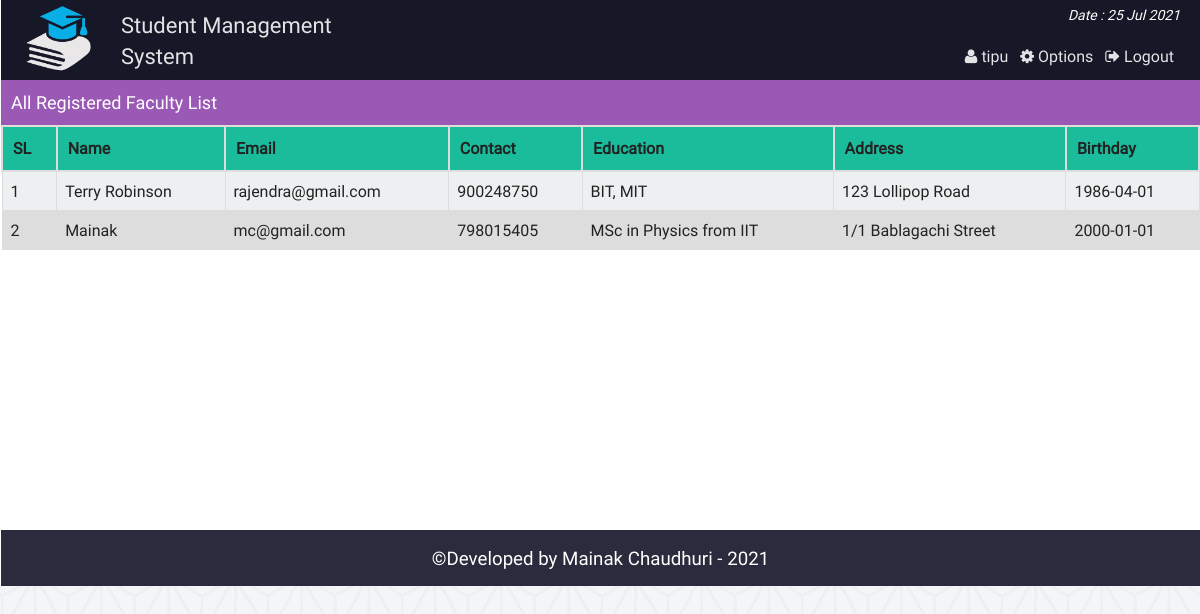
/admin_all_faculty.php (signed in), run on the app's committed database.
### tables this page shows
CREATE TABLE `faculty` (
  `id` int(11) NOT NULL,
  `username` varchar(15) NOT NULL,
  `password` varchar(50) NOT NULL,
  `name` varchar(30) NOT NULL,
  `email` varchar(100) NOT NULL,
  `birthday` date DEFAULT NULL,
  `gender` varchar(10) NOT NULL,
  `education` varchar(100) DEFAULT NULL,
  `contact` int(100) DEFAULT NULL,
  `address` varchar(255) DEFAULT NULL
);

### php/functions.php (called while the page is built, shortened)
<?php
class login_registration_class{
	public function get_faculty(){
		global $conn;
		$sql = "select * from faculty order by id ASC";
		$result = $conn->query($sql);
		return $result;
	}
};
?>

### admin_all_faculty.php (the view, shortened to what this page needs)
<?php
	require "php/config.php";
	require_once "php/functions.php";
	$user = new login_registration_class();
?>
<?php
include "php/headertop_admin.php";
?>
<div class="all_student">
	<div class="search_st">
		<div class="hdinfo"><h3>All Registered Faculty List</h3></div>
	</div>
		<table class="tab_one">
			<tr>
				<th>SL</th>
				<th>Name</th>
				<th>Email</th>
				<th>Contact</th>
				<th>Education</th>
				<th>Address</th>
				<th>Birthday</th>
			</tr>
			<?php
			$i=0;
				$alluser =$user->get_faculty();
				while($rows = $alluser->fetch_assoc()){
				$i++;
			?>
			<tr>
				<td><?php echo $i; ?></td>
				<td><?php echo $rows['name'];?></td>
				<td><?php echo $rows['email'];?></td>
				<td><?php echo $rows['contact'];?></td>
				<td><?php echo $rows['education'];?></td>
				<td><?php echo $rows['address'];?></td>
				<td><?php echo $rows['birthday'];?></td>
			</tr>
			<?php } ?>
		</table>
</div>
<?php include "php/footerbottom.php";?>

### css/main.css (style rules this page uses)
html { color: #222; font-size: 1em; line-height: 1.4; }
body { font-family:roboto !important; background:url(../img/ptrn.png) repeat fixed; }
.st_reg th, td { padding: 8px; }
table.tab_one { width:100%; }
table.tab_one th { background:#1abc9c; padding:10px; font-weight:bold; text-align:left; }
table.tab_one td { border:1px solid #ddd; padding:8px; }
table.tab_one tr:nth-child(odd) { background:#ddd; }
table.tab_one tr:nth-child(even) { background:#ecf0f1; }
.all_student { min-height:450px; }
.search_st { background:#9b59b6; height:45px; }
.hdinfo { float:left; width:500px; }
.hdinfo h3 { font-size:18px; color:#fff; padding:10px; margin:0; font-weight:normal; }
table.att_tab tr,td,th { border:2px solid #ddd; border-collapse:collapse; padding:8px; }

### data on the page
faculty: name "Terry Robinson", email "rajendra@gmail.com", contact "900248750", education "BIT, MIT", address "123 Lollipop Road", birthday "1986-04-01"
faculty: name "Mainak", email "mc@gmail.com", contact "798015405", education "MSc in Physics from IIT", address "1/1 Bablagachi Street", birthday "2000-01-01"

### other printed values
$admin_name "tipu"
